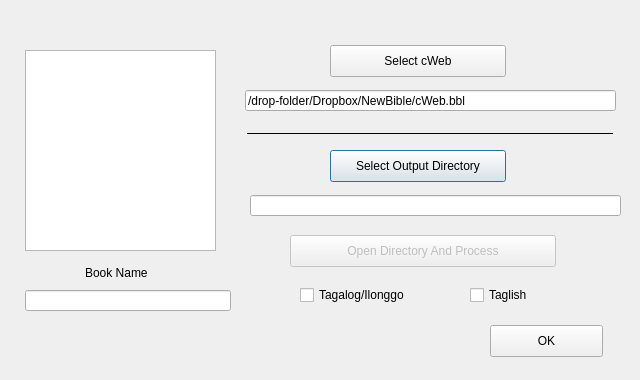
<?xml version="1.0" encoding="UTF-8"?>
<ui version="4.0">
 <class>TranslationTextFileDialog</class>
 <widget class="QDialog" name="TranslationTextFileDialog">
  <property name="geometry">
   <rect>
    <x>0</x>
    <y>0</y>
    <width>640</width>
    <height>380</height>
   </rect>
  </property>
  <property name="minimumSize">
   <size>
    <width>640</width>
    <height>380</height>
   </size>
  </property>
  <property name="maximumSize">
   <size>
    <width>640</width>
    <height>380</height>
   </size>
  </property>
  <property name="windowTitle">
   <string>Dialog</string>
  </property>
  <widget class="QLabel" name="label">
   <property name="geometry">
    <rect>
     <x>85</x>
     <y>265</y>
     <width>86</width>
     <height>16</height>
    </rect>
   </property>
   <property name="text">
    <string>Book Name</string>
   </property>
  </widget>
  <widget class="QPushButton" name="pbSelectFile">
   <property name="geometry">
    <rect>
     <x>330</x>
     <y>150</y>
     <width>176</width>
     <height>32</height>
    </rect>
   </property>
   <property name="text">
    <string>Select Output Directory</string>
   </property>
  </widget>
  <widget class="QPushButton" name="pbOpenAndProcess">
   <property name="enabled">
    <bool>false</bool>
   </property>
   <property name="geometry">
    <rect>
     <x>290</x>
     <y>235</y>
     <width>266</width>
     <height>32</height>
    </rect>
   </property>
   <property name="text">
    <string>Open Directory And Process</string>
   </property>
  </widget>
  <widget class="QLineEdit" name="leDirName">
   <property name="geometry">
    <rect>
     <x>250</x>
     <y>195</y>
     <width>371</width>
     <height>21</height>
    </rect>
   </property>
   <property name="text">
    <string/>
   </property>
  </widget>
  <widget class="QPushButton" name="pushButton">
   <property name="geometry">
    <rect>
     <x>490</x>
     <y>325</y>
     <width>113</width>
     <height>32</height>
    </rect>
   </property>
   <property name="text">
    <string>OK</string>
   </property>
  </widget>
  <widget class="QLineEdit" name="le_cWEBDB">
   <property name="geometry">
    <rect>
     <x>245</x>
     <y>90</y>
     <width>371</width>
     <height>21</height>
    </rect>
   </property>
   <property name="text">
    <string>/drop-folder/Dropbox/NewBible/cWeb.bbl</string>
   </property>
  </widget>
  <widget class="QPushButton" name="pbWebDB">
   <property name="geometry">
    <rect>
     <x>330</x>
     <y>45</y>
     <width>176</width>
     <height>32</height>
    </rect>
   </property>
   <property name="text">
    <string>Select cWeb</string>
   </property>
  </widget>
  <widget class="Line" name="line">
   <property name="geometry">
    <rect>
     <x>247</x>
     <y>125</y>
     <width>366</width>
     <height>16</height>
    </rect>
   </property>
   <property name="frameShadow">
    <enum>QFrame::Plain</enum>
   </property>
   <property name="orientation">
    <enum>Qt::Horizontal</enum>
   </property>
  </widget>
  <widget class="QLineEdit" name="leBookName">
   <property name="geometry">
    <rect>
     <x>25</x>
     <y>290</y>
     <width>206</width>
     <height>21</height>
    </rect>
   </property>
  </widget>
  <widget class="QListWidget" name="listWidget">
   <property name="geometry">
    <rect>
     <x>25</x>
     <y>50</y>
     <width>191</width>
     <height>201</height>
    </rect>
   </property>
  </widget>
  <widget class="QCheckBox" name="cbTagalogIlongo">
   <property name="geometry">
    <rect>
     <x>300</x>
     <y>285</y>
     <width>126</width>
     <height>20</height>
    </rect>
   </property>
   <property name="text">
    <string>Tagalog/Ilonggo</string>
   </property>
  </widget>
  <widget class="QCheckBox" name="cbTaglish">
   <property name="geometry">
    <rect>
     <x>470</x>
     <y>285</y>
     <width>91</width>
     <height>20</height>
    </rect>
   </property>
   <property name="text">
    <string>Taglish</string>
   </property>
  </widget>
 </widget>
 <resources/>
 <connections/>
</ui>
